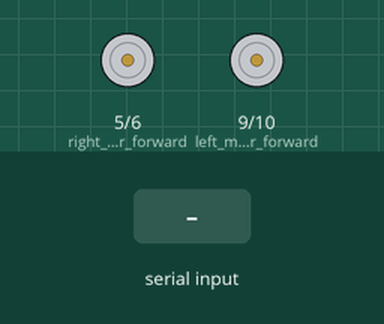
Simulated run of this sketch. Board: Arduino Uno, built with avr-gcc and run on an emulated ATmega328P. Shown: motor-driver pin pairs drawn as motors (green arrow = first pin HIGH = forward, orange = second pin HIGH = backward, longer = more drive). The test bench sets the inputs (shaded band).

Above: at 1.2 s.
1.3 s: byte 30 received over Serial
At 1.9 s:
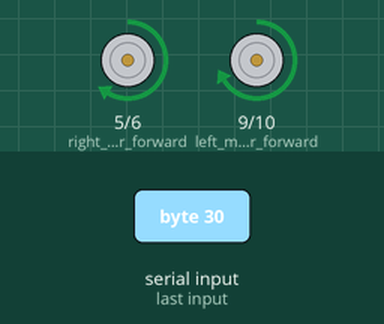
2.8 s: byte 90 received over Serial
At 3.1 s:
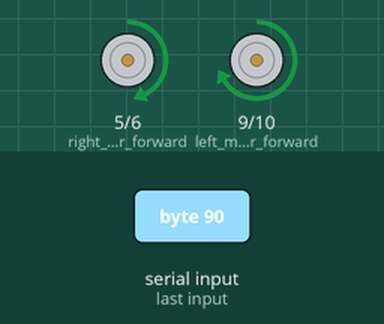
Timing chart, 0 to 5.8 s (numbered marks = the images above; inputs shaded):
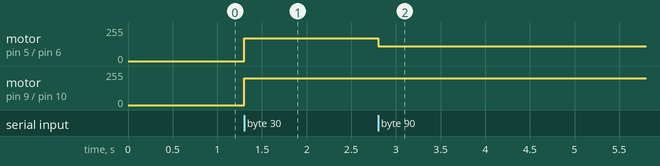

The sketch:

motor_done_4.ino
```cpp
int state=0;
int sp = 50;
int error_value=0;
int right_speed=0;
int left_speed=0;
#define left_motor_forward 9
#define left_motor_backward 10
#define right_motor_forward 5
#define right_motor_backward 6
#define max_speed 200
void setup() {

  // put your setup code here, to run once:

  Serial.begin(9600);
}

void calc_turn()
{
                                              //Restricting the error value between +256.
if (error_value< -256)
  {
error_value = -256;
  }
if (error_value> 256)
  {
error_value = 256;
  }
                                              // If error_value is less than zero calculate right turn speed values
if (error_value< 0)
  {

right_speed = max_speed;
left_speed = max_speed + error_value;
  }
  else
  {
right_speed = max_speed - error_value;
left_speed = max_speed;
  }
}

void motor_drive (int right_speed,int left_speed)
{
  if (right_speed>255)
      right_speed=255;
  if (right_speed<0)
      right_speed=0;
  if (left_speed>255)
      left_speed=255;
  if (left_speed<0)
      left_speed=0;

  analogWrite(left_motor_forward,left_speed);
  analogWrite(right_motor_forward,right_speed);
  analogWrite(left_motor_backward,0);
  analogWrite(right_motor_backward,0);
  delay(100);
}


void loop() {

  // put your main code here, to run repeatedly:
  if (Serial.available()>0){
  state = Serial.read();
  error_value = state;
  calc_turn();
  motor_drive(right_speed,left_speed);
}
}
```

Measured:
- after the input at 1.3 s, motor on pin 5 (right_motor_forward) / pin 6 (right_motor_backward): stopped → forward 170/255 at once; motor on pin 9 (left_motor_forward) / pin 10 (left_motor_backward): stopped → forward 200/255 at once
- after the input at 2.8 s, motor on pin 5 (right_motor_forward) / pin 6 (right_motor_backward): forward 170/255 → forward 110/255 at once
